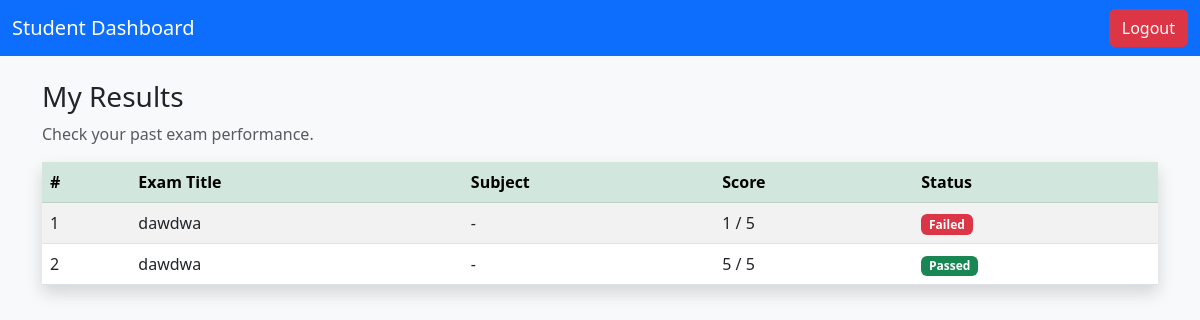
/student/results (signed in), run on the app's committed database.
### models/result.py (models this page shows)
class Result(db.Model):
    __tablename__ = "results"
    id = db.Column(db.Integer, primary_key=True)
    student_id = db.Column(db.Integer, db.ForeignKey("users.id"), nullable=False)
    exam_id = db.Column(db.Integer, db.ForeignKey("exams.id"), nullable=False)
    score = db.Column(db.Integer, nullable=False)
    percentile = db.Column(db.Float, nullable=True)
    answers = db.relationship("Answer", backref="result", lazy=True)

### models/exam.py (models this page shows)
class Exam(db.Model):
    __tablename__ = "exams"
    id = db.Column(db.Integer, primary_key=True)
    title = db.Column(db.String(100), nullable=False)
    duration = db.Column(db.Integer, nullable=False, default=30)  # in minutes
    questions = db.relationship("Question", backref="exam", lazy=True)
    results = db.relationship("Result", backref="exam", lazy=True)

### routes/student_routes.py (the view)
@student_bp.route("/results")
@login_required
def results():
    if current_user.role != "student":
        return "Unauthorized", 403
    results = Result.query.filter_by(student_id=current_user.id).all()
    return render_template("student_results.html", results=results)

### app.py (called while the page is built)
def create_app():
    app = Flask(__name__, instance_relative_config=True)
    app.config.from_object("config.Config")
    app.config.from_pyfile("config.py", silent=True)
    db.init_app(app)
    login_manager.init_app(app)
    @login_manager.user_loader
    def load_user(user_id):
        return User.query.get(int(user_id))
    app.register_blueprint(auth_bp)
    app.register_blueprint(admin_bp)
    app.register_blueprint(student_bp)
    @app.route("/")
    def index():
        return render_template("landing.html")   # shows login/register options
    return app

### templates/student_results.html (shortened to what this page needs)
<!DOCTYPE html>
<html lang="en">
<head>
  <link href="https://cdn.jsdelivr.net/npm/bootstrap@5.3.0/dist/css/bootstrap.min.css" rel="stylesheet">
</head>
<body class="bg-light">
  <nav class="navbar navbar-dark bg-primary">
    <div class="container-fluid">
      <a class="navbar-brand" href="{{ url_for('student.dashboard') }}">Student Dashboard</a>
      <a href="{{ url_for('auth.logout') }}" class="btn btn-danger">Logout</a>
    </div>
  </nav>
  <div class="container mt-4">
    <h3>My Results</h3>
    <p class="text-muted">Check your past exam performance.</p>
    <table class="table table-striped table-hover shadow">
      <thead class="table-success">
        <tr>
          <th>#</th>
          <th>Exam Title</th>
          <th>Subject</th>
          <th>Score</th>
          <th>Status</th>
        </tr>
      </thead>
      <tbody>
        {% if results %}
        {% for res in results %}
        <tr>
          <td>{{ loop.index }}</td>
          <td>{{ res.exam.title }}</td>
          <td>
            {% if res.exam.subject %}{{ res.exam.subject }}{% else %}-{% endif %}
          </td>
          <td>{{ res.score }} / {{ res.exam.questions|length }}</td>
          <td>
            {% set pass_marks = (res.exam.questions|length * 0.35) | round(0, 'ceil') %}
            {% if res.score >= pass_marks %}
            <span class="badge bg-success">Passed</span>
            {% else %}
            <span class="badge bg-danger">Failed</span>
            {% endif %}
          </td>
        </tr>
        {% endfor %}
        {% else %}
        <tr>
          <td colspan="5" class="text-center text-muted">No results found.</td>
        </tr>
        {% endif %}
      </tbody>
    </table>
  </div>
</body>
</html>

### data on the page
Result: exam "dawdwa", score "1", exam.questions|length "5", shows "Failed"
Result: exam "dawdwa", score "5", exam.questions|length "5", shows "Passed"
